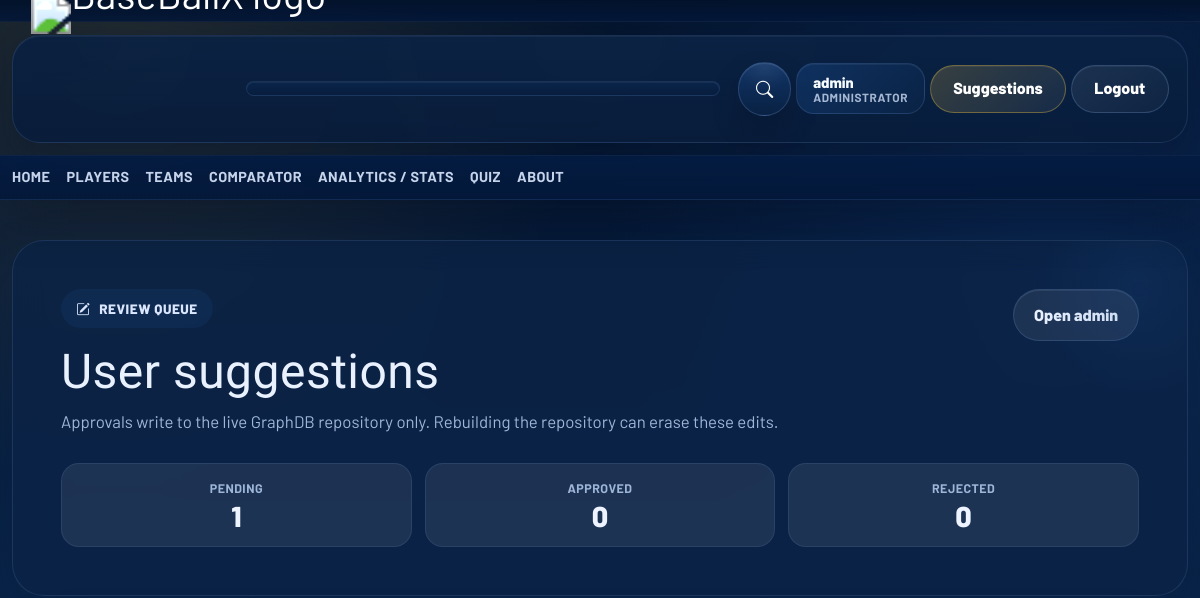
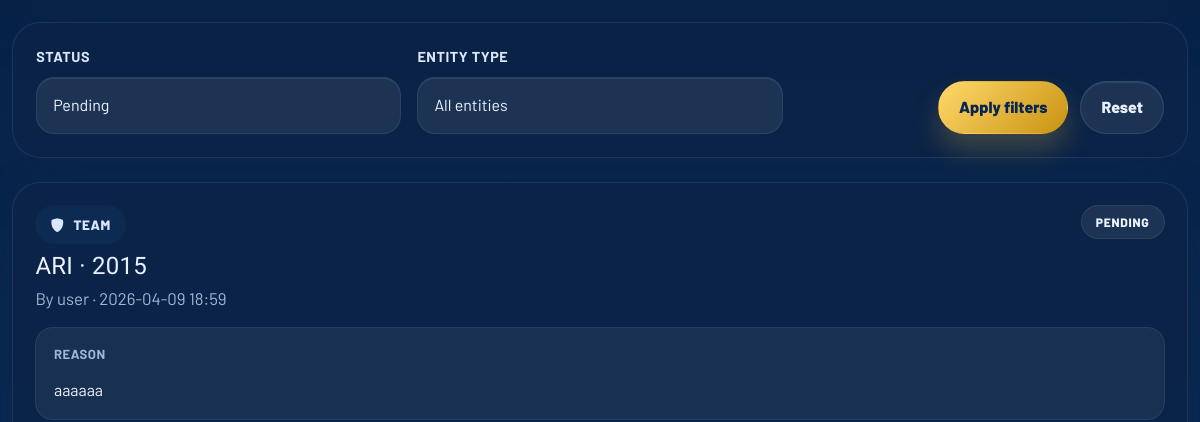
Page /suggestions/ (signed in, upper part) on the earlier database version (2 pictures, top to bottom).
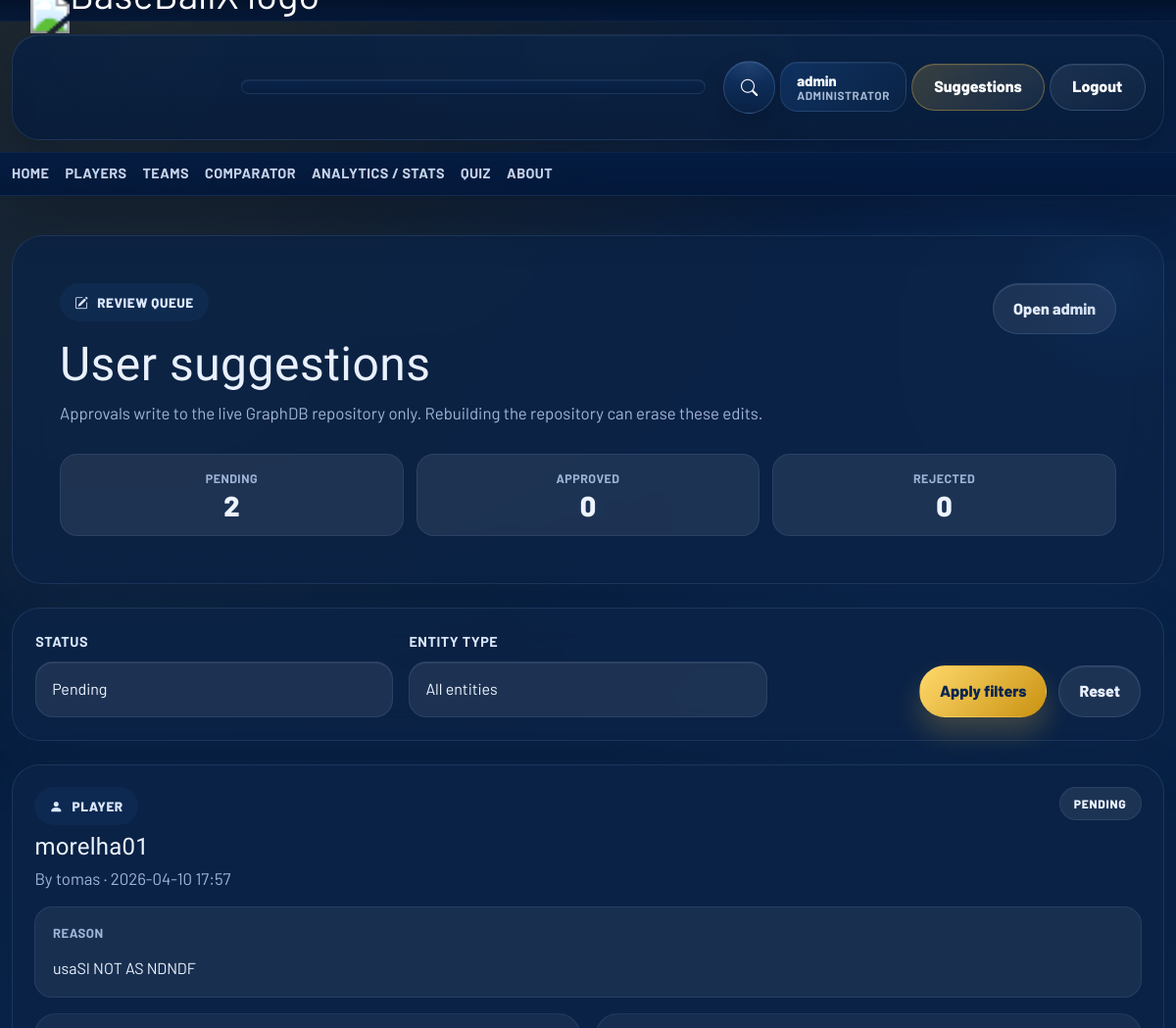
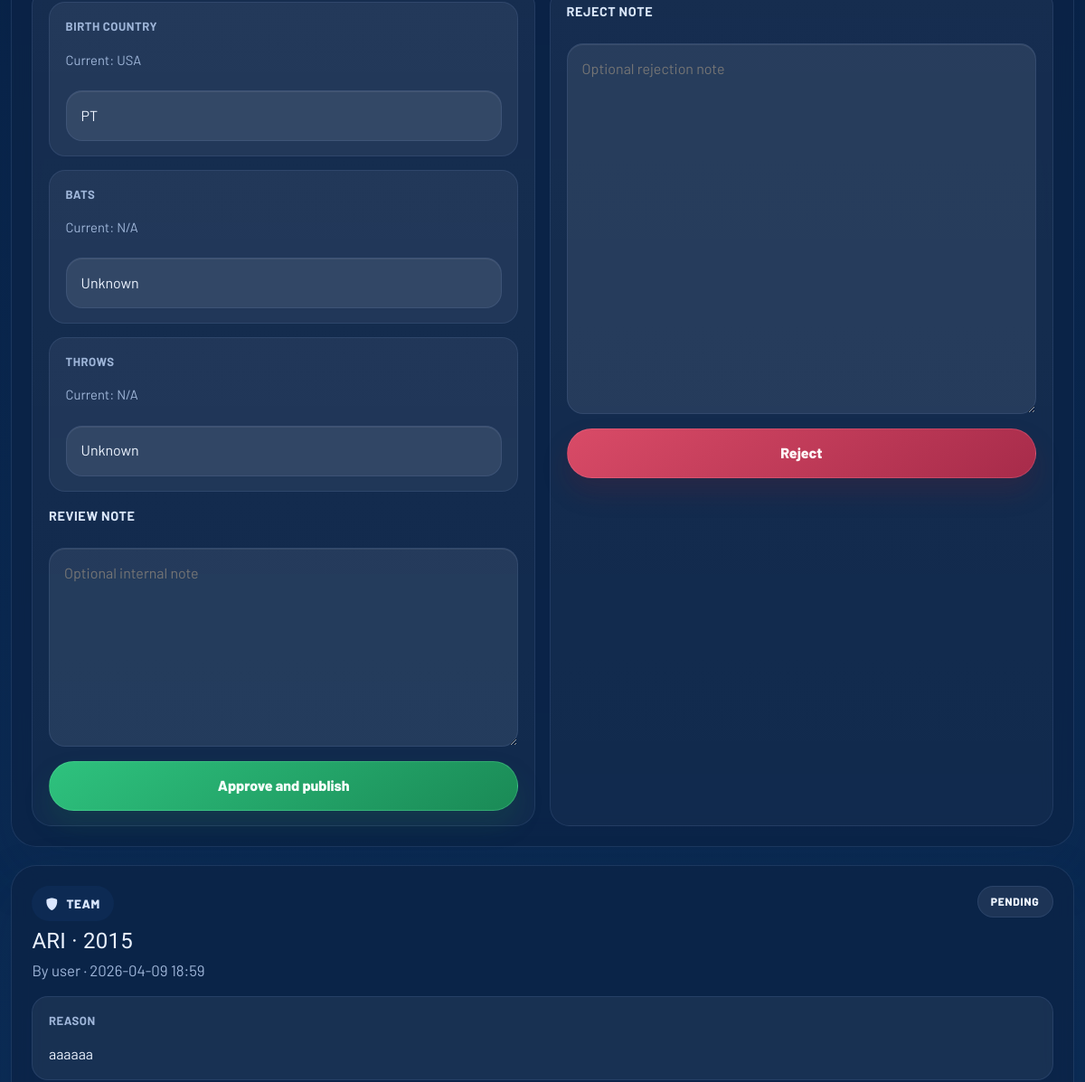
Same page on the later database version (2 pictures, top to bottom).
### baseball/models.py (models this page shows, shortened)
class DataSuggestion(models.Model):
    ENTITY_PLAYER = "player"
    ENTITY_TEAM = "team"
    ENTITY_CHOICES = [
        (ENTITY_PLAYER, "Player"),
        (ENTITY_TEAM, "Team"),
    ]
    STATUS_PENDING = "pending"
    STATUS_APPROVED = "approved"
    STATUS_REJECTED = "rejected"
    STATUS_CHOICES = [
        (STATUS_PENDING, "Pending"),
        (STATUS_APPROVED, "Approved"),
        (STATUS_REJECTED, "Rejected"),
    ]
    entity_type = models.CharField(max_length=16, choices=ENTITY_CHOICES)
    entity_id = models.CharField(max_length=64)
    entity_year = models.PositiveIntegerField(null=True, blank=True)
    submitted_by = models.ForeignKey(
        settings.AUTH_USER_MODEL,
        on_delete=models.CASCADE,
        related_name="data_suggestions",
    )
    reason = models.TextField(blank=True)
    status = models.CharField(max_length=16, choices=STATUS_CHOICES, default=STATUS_PENDING)
    submitted_at = models.DateTimeField(auto_now_add=True)
    reviewed_at = models.DateTimeField(null=True, blank=True)
    reviewed_by = models.ForeignKey(
        settings.AUTH_USER_MODEL,
        on_delete=models.SET_NULL,
        null=True,
        blank=True,
        related_name="reviewed_data_suggestions",
    )
    review_note = models.TextField(blank=True)
    class Meta:
        ordering = ["-submitted_at"]
    @property
    def entity_url(self):
        if self.entity_type == self.ENTITY_PLAYER:
            return reverse("player_detail", args=[self.entity_id])
        if self.entity_type == self.ENTITY_TEAM:
            base_url = reverse("team_detail", args=[self.entity_id])
            if self.entity_year:
                return f"{base_url}?year={self.entity_year}"
            return base_url
        return "#"

class DataSuggestionChange(models.Model):
    suggestion = models.ForeignKey(
        DataSuggestion,
        on_delete=models.CASCADE,
        related_name="changes",
    )
    field_key = models.CharField(max_length=64)
    old_value = models.TextField(blank=True)
    new_value = models.TextField(blank=True)
    class Meta:
        ordering = ["id"]

### baseball/views/suggestions.py (the view)
# urls.py: path('suggestions/', views.suggestions_review_view, name='suggestions_review'),
@user_passes_test(lambda user: user.is_authenticated and user.is_staff)
def suggestions_review_view(request):
    status_filter = str(request.GET.get("status") or DataSuggestion.STATUS_PENDING).strip()
    entity_type_filter = str(request.GET.get("entity_type") or "").strip()
    queryset = DataSuggestion.objects.select_related("submitted_by", "reviewed_by").prefetch_related("changes")
    if status_filter in {
        DataSuggestion.STATUS_PENDING,
        DataSuggestion.STATUS_APPROVED,
        DataSuggestion.STATUS_REJECTED,
    }:
        queryset = queryset.filter(status=status_filter)
    else:
        status_filter = ""
    if entity_type_filter in {DataSuggestion.ENTITY_PLAYER, DataSuggestion.ENTITY_TEAM}:
        queryset = queryset.filter(entity_type=entity_type_filter)
    else:
        entity_type_filter = ""
    suggestions = []
    for suggestion in queryset:
        specs = get_field_specs(suggestion.entity_type)
        editable_changes = []
        for change in suggestion.changes.all():
            spec = specs.get(change.field_key, {})
            editable_changes.append(
                {
                    "id": change.id,
                    "field_key": change.field_key,
                    "label": spec.get("label", change.field_key),
                    "type": spec.get("type", "text"),
                    "value": change.new_value,
                    "old_display": display_field_value(suggestion.entity_type, change.field_key, change.old_value),
                    "new_display": display_field_value(suggestion.entity_type, change.field_key, change.new_value),
                    "choices": [{"value": value, "label": label} for value, label in spec.get("choices", [])],
                }
            )
        suggestion.editable_changes = editable_changes
        suggestions.append(suggestion)
    base_queryset = DataSuggestion.objects.all()
    counts = {
        "pending": base_queryset.filter(status=DataSuggestion.STATUS_PENDING).count(),
        "approved": base_queryset.filter(status=DataSuggestion.STATUS_APPROVED).count(),
        "rejected": base_queryset.filter(status=DataSuggestion.STATUS_REJECTED).count(),
    }
    context = {
        "suggestions": suggestions,
        "counts": counts,
        "active_status": status_filter or "",
        "active_entity_type": entity_type_filter or "",
        **_build_review_filters(status_filter, entity_type_filter),
    }
    return render(request, "suggestions_review.html", context)

### baseball/compare_selection.py (called while the page is built, shortened)
def get_compare_selection(request):
    raw = request.session.get(COMPARE_SELECTION_SESSION_KEY, {})
    selection_type = raw.get("type")
    items = []
    if not items:
        selection_type = None
    return {
        "type": selection_type,
        "items": items,
        "count": len(items),
        "is_full": len(items) == 2,
        "comparator_url": reverse("compare_players"),
    }

### baseball/context_processors.py (called while the page is built, shortened)
def header_teams(request):
    try:
        teams = get_header_teams()
    except Exception:
        teams = []
    return {"header_teams": teams}

def header_leagues(request):
    try:
        leagues = get_header_leagues_graph()
    except Exception:
        leagues = []
    return {"header_leagues": leagues}

def compare_selection(request):
    return {"compare_selection": get_compare_selection(request)}

def auth_forms(request):
    if request.user.is_authenticated:
        return {}

### baseball/edit_service.py (called while the page is built)
def get_field_specs(entity_type):
    return FIELD_SPECS.get(entity_type, OrderedDict())

### baseball/sparql_queries/base.py (called while the page is built)
def run_query(query):
    sparql = SPARQLWrapper(ENDPOINT)
    sparql.setQuery(query)
    sparql.setReturnFormat(JSON)
    results = sparql.query().convert()
    return results["results"]["bindings"]

### templates/suggestions_review.html (shortened to what the changed rows need)
{% extends "base.html" %}
{% block content %}
<section class="hero-panel mb-4 suggestions-page-hero">
    <div class="page-header">
        <div>
            <h1 class="page-title">User suggestions</h1>
        </div>
    </div>
    <div class="compare-scoreboard entity-review-counts">
        <div class="compare-score-item">
            <span class="compare-score-label">Pending</span>
            <strong class="compare-score-value">{{ counts.pending }}</strong>
        </div>
    </div>
</section>
<section class="entity-review-list">
    {% for suggestion in suggestions %}
        <article class="feature-card entity-review-card">
            <div class="entity-review-head">
                <div>
                    <span class="eyebrow">
                        <i class="bi {% if suggestion.entity_type == 'player' %}bi-person-fill{% else %}bi-shield-fill{% endif %}"></i>
                        {{ suggestion.get_entity_type_display }}
                    </span>
                    <h2 class="feature-title h4 mb-1 mt-2">
                        <a href="{{ suggestion.entity_url }}" class="entity-review-link">{{ suggestion.entity_id }}</a>
                        {% if suggestion.entity_year %}· {{ suggestion.entity_year }}{% endif %}
                    </h2>
                    <p class="muted-copy mb-0">
                        By {{ suggestion.submitted_by.username }} · {{ suggestion.submitted_at|date:"Y-m-d H:i" }}
                    </p>
                </div>
                <span class="compare-winner-pill{% if suggestion.status == 'approved' %} winner-1{% elif suggestion.status == 'rejected' %} tie{% endif %}">
                    {{ suggestion.get_status_display }}
                </span>
            </div>
            {% if suggestion.reason %}
                <div class="entity-review-reason">
                    <span class="stat-label">Reason</span>
                    <p class="mb-0">{{ suggestion.reason }}</p>
                </div>
            {% endif %}
            {% if suggestion.status == 'pending' %}
                <div class="entity-review-actions">
                    <form method="post" action="{% url 'suggestion_approve' suggestion.id %}" class="entity-review-approve-form">
                        <div class="entity-review-change-grid">
                            {% for change in suggestion.editable_changes %}
                                <div class="entity-review-change-card">
                                    <div class="entity-review-change-meta">
                                        <span class="stat-label">{{ change.label }}</span>
                                        <span class="entity-review-old">Current: {{ change.old_display }}</span>
                                    </div>
                                    {% if change.type == "choice" %}
                                        <select name="change_{{ change.id }}" class="input-app select-app">
                                            {% for choice in change.choices %}
                                                <option value="{{ choice.value }}"{% if choice.value == change.value %} selected{% endif %}>{{ choice.label }}</option>
                                            {% endfor %}
                                        </select>
                                    {% elif change.type == "date" %}
                                        <input type="date" name="change_{{ change.id }}" value="{{ change.value }}" class="input-app">
                                    {% elif change.type == "integer" %}
                                        <input type="number" min="0" step="1" name="change_{{ change.id }}" value="{{ change.value }}" class="input-app">
                                    {% else %}
                                        <input type="text" name="change_{{ change.id }}" value="{{ change.value }}" class="input-app">
                                    {% endif %}
                                </div>
                            {% endfor %}
                        </div>
                        <label class="form-label-app mb-2" for="review-note-{{ suggestion.id }}">Review note</label>
                        <textarea id="review-note-{{ suggestion.id }}" name="review_note" class="input-app entity-review-note" rows="3" placeholder="Optional internal note"></textarea>
                        <button type="submit" class="btn-app entity-review-action-button entity-review-approve-button">Approve and publish</button>
                    </form>
                    <form method="post" action="{% url 'suggestion_reject' suggestion.id %}" class="entity-review-reject-form">
                        <label class="form-label-app mb-2" for="reject-note-{{ suggestion.id }}">Reject note</label>
                        <textarea id="reject-note-{{ suggestion.id }}" name="review_note" class="input-app entity-review-note" rows="3" placeholder="Optional rejection note"></textarea>
                        <button type="submit" class="btn-app entity-review-action-button entity-review-reject-button">Reject</button>
                    </form>
                </div>
            {% endif %}
        </article>
    {% empty %}
        <section class="data-panel empty-state">
            <i class="bi bi-inbox"></i>
            No suggestions match the current filters.
        </section>
    {% endfor %}
</section>
{% endblock %}

Differences in the rows shown:
added DataSuggestion: entity_type "PLAYER", entity_id "morelha01", submitted_by.username "tomas", submitted_at "2026-04-10 17:57", status "PENDING", reason "usaSI NOT AS NDNDF", label "BIRTH COUNTRY" "BATS" "THROWS", value "Unknown" "Unknown", review_note "Optional internal note", review_note "Optional rejection note"
added DataSuggestionChange: old_display "USA", value "PT"
added DataSuggestionChange: old_display "N/A"
added DataSuggestionChange: old_display "N/A"
Other differences:
{{ counts.pending }}: "1" → "2"
